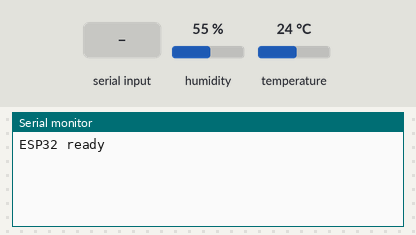
Recording of a sketch running on a simulated ESP32. On the bench: the last lines printed to the serial monitor. The inputs (shaded band) are chosen by the test bench; at power-on: humidity 55 %, temperature 24 °C.

Above: at 1.2 s.
1.3 s: "1\n" received over Serial
At 2.2 s:
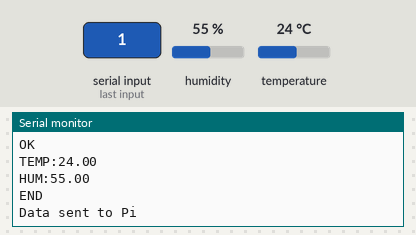
2.8 s: "0\n" received over Serial
At 4.2 s:
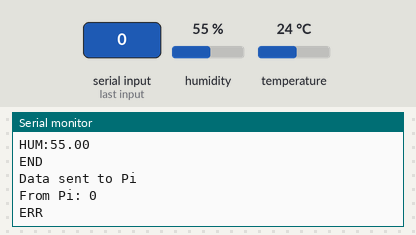

The sketch:

testtempback.ino
```cpp
#include <Arduino.h>
#include <HardwareSerial.h>
#include "Adafruit_Sensor.h"
#include "Adafruit_AM2320.h"

// ================= UART =================
HardwareSerial SerialUART32_0(0);
HardwareSerial SerialUART32_1(1);
#define UART_TX_PIN 43
#define UART_RX_PIN 44
// ========================================

Adafruit_AM2320 am2320;

void setup() {
  Serial.begin(9600);  // USB debug
  SerialUART32_0.begin(9600, SERIAL_8N1, UART_RX_PIN, UART_TX_PIN);

  Serial.println("ESP32 ready");
  am2320.begin();
}

void loop() {

  // Wait for command from Pi
  if (SerialUART32_0.available()) {

    String cmd = SerialUART32_0.readStringUntil('\n');
    cmd.trim();

    Serial.print("From Pi: ");
    Serial.println(cmd);

    if (cmd == "1") {

      float temp = am2320.readTemperature();
      float hum  = am2320.readHumidity();

      // ---- SEND RESPONSE BACK TO PI ----
      SerialUART32_0.println("OK");
      SerialUART32_0.print("TEMP:");
      SerialUART32_0.println(temp);
      SerialUART32_0.print("HUM:");
      SerialUART32_0.println(hum);
      SerialUART32_0.println("END");

      Serial.println("Data sent to Pi");
    }
    else {
      SerialUART32_0.println("ERR");

    }

  }
  \
}
```

Measured:
- after the input at 1.3 s, the serial monitor: prints a new line at once (image 1)
- after the input at 2.8 s, the serial monitor: prints a new line at once (image 2)
